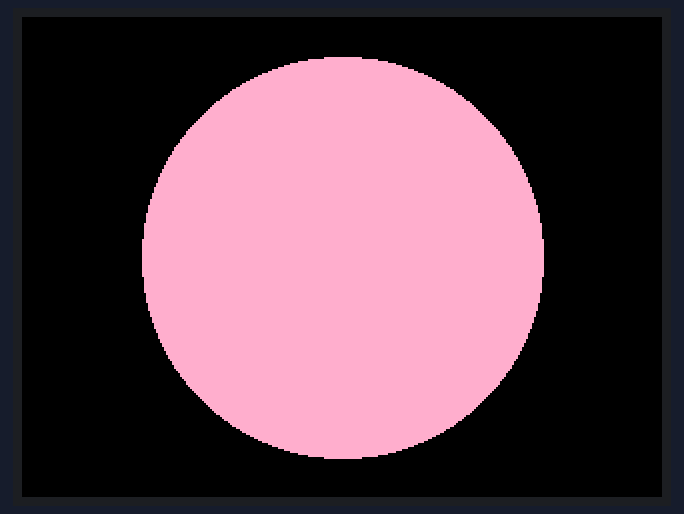
A sketch run on a simulated ESP32. Shown: 320×240 colour display.

Above: at 0.32 s.
At 0.72 s:
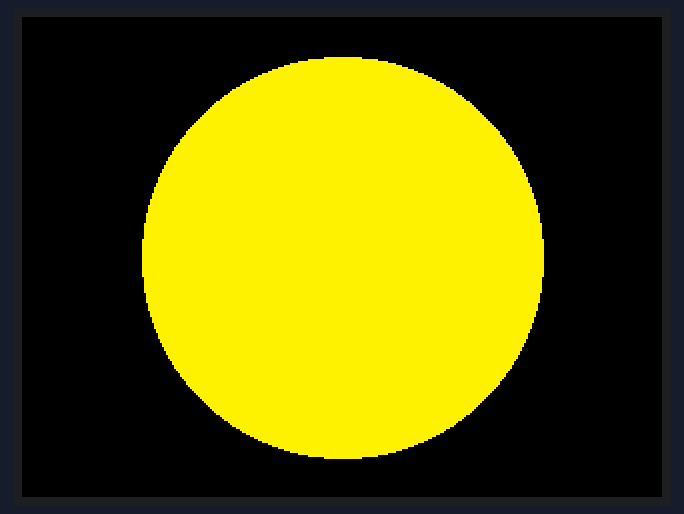
At 1.12 s:
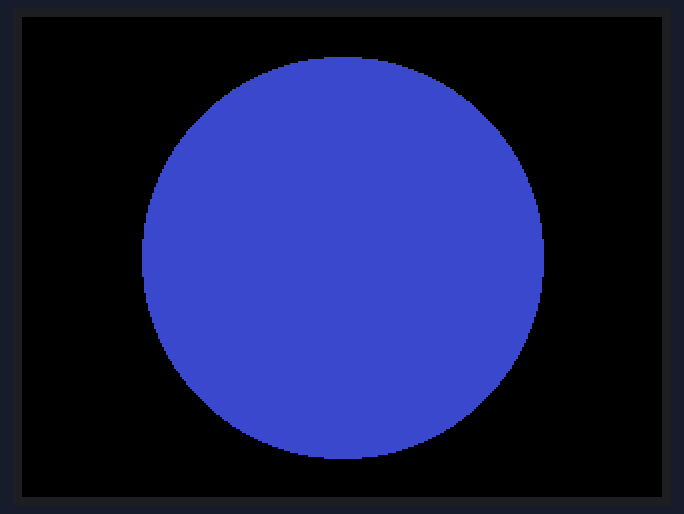
At 1.52 s:
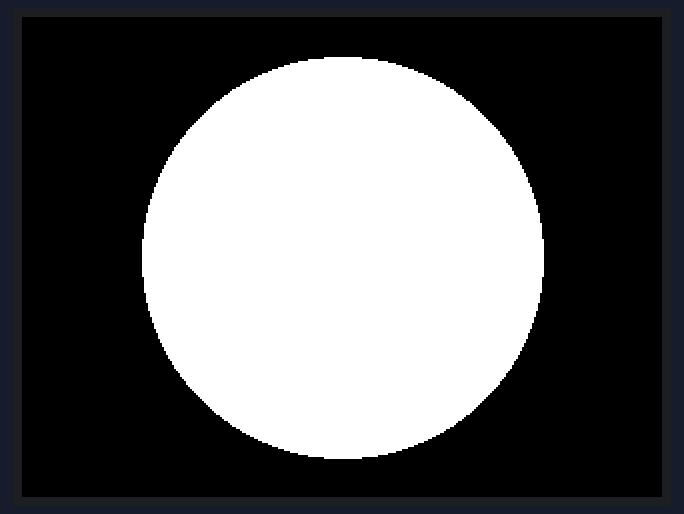
At 1.91 s:
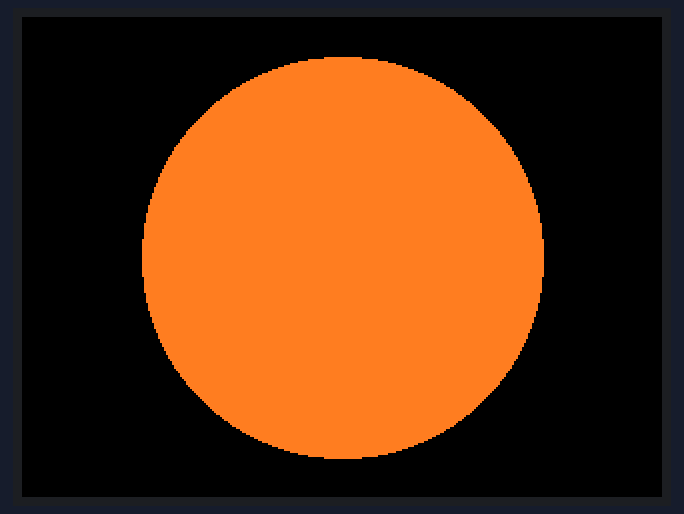

Measured:
- by itself, everything shown: repeats every 1.3 s, in 10 steps

The sketch:

Gradient_circle.ino
```cpp
#include <M5Stack.h>

int i = 0;
int color[] = {
  0xfd79, 0xe8e4, 0xfbe4,
  0xff80, 0x2589, 0x51d,
  0x3a59, 0xa254, 0x7bef,
  0xffff
 };


void setup() {
  // put your setup code here, to run once:
  M5.begin();
  M5.Lcd.setBrightness(255);
  M5.Lcd.fillScreen(0);
}

void loop() {
  // put your main code here, to run repeatedly:
  M5.Lcd.fillCircle(160,120,100,color[i]);
  i++;
  if (i >= (sizeof(color) / sizeof(int))) {
    i = 0;
  }
  delay(100);
}


  /*M5.Lcd.fillScreen(color[i]);
  i++;
  if (i >= (sizeof(color) / sizeof(int)))
  {
    i = 0;
  }
  delay(10);*/
```
